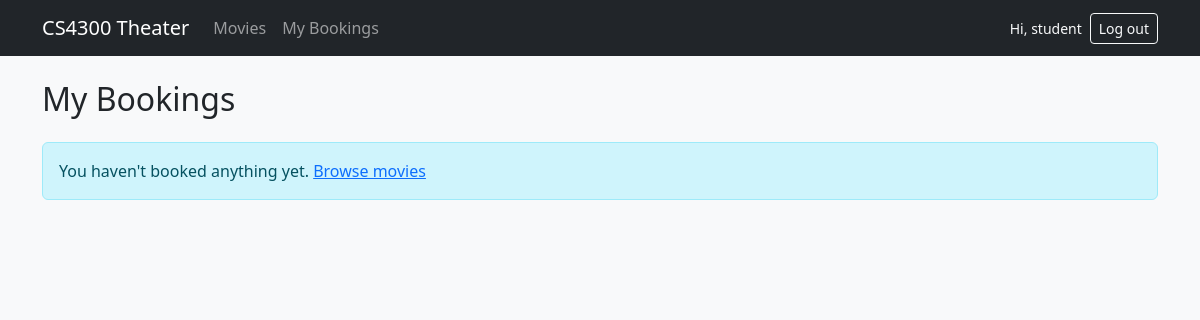
Before: /history/ (signed in) with the older database file.
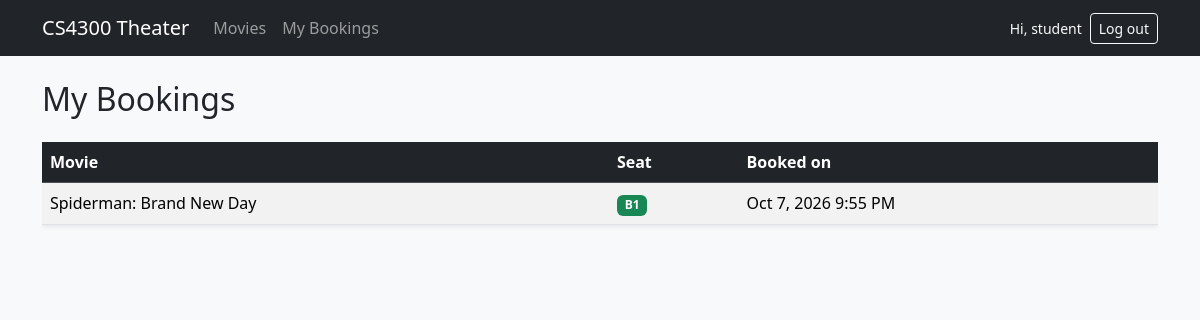
After: the same page with the newer database file.
### bookings/models.py (models this page shows, shortened)
class Booking(models.Model):
    movie = models.ForeignKey(Movie, on_delete=models.CASCADE, related_name="bookings")
    seat = models.OneToOneField(Seat, on_delete=models.CASCADE, related_name="booking")
    user = models.ForeignKey(User, on_delete=models.CASCADE, related_name="bookings")
    booking_date = models.DateTimeField(auto_now_add=True)
    class Meta:
        ordering = ["-booking_date"]

class Movie(models.Model):
    title = models.CharField(max_length=200)
    description = models.TextField()
    release_date = models.DateField()
    duration = models.PositiveIntegerField(help_text="Length in minutes")

class Seat(models.Model):
    movie = models.ForeignKey(Movie, on_delete=models.CASCADE, related_name="seats")
    seat_number = models.CharField(max_length=10)   # e.g. "A1"
    is_booked = models.BooleanField(default=False)
    class Meta:
        unique_together = ("movie", "seat_number")
        ordering = ["seat_number"]

### bookings/views.py (the view)
# urls.py: path("history/", views.booking_history, name="booking_history"),
@login_required
def booking_history(request):
    bookings = (Booking.objects.filter(user=request.user)
                .select_related("movie", "seat"))
    return render(request, "bookings/booking_history.html", {"bookings": bookings})

### bookings/templates/bookings/booking_history.html (shortened to what this page needs)
{% extends 'bookings/base.html' %}
{% block content %}
<h2 class="mb-4">My Bookings</h2>
{% if bookings %}
  <div class="table-responsive">
    <table class="table table-striped table-hover bg-white shadow-sm">
      <thead class="table-dark">
        <tr><th>Movie</th><th>Seat</th><th>Booked on</th></tr>
      </thead>
      <tbody>
        {% for booking in bookings %}
          <tr>
            <td>{{ booking.movie.title }}</td>
            <td><span class="badge bg-success">{{ booking.seat.seat_number }}</span></td>
            <td>{{ booking.booking_date|date:"M j, Y g:i A" }}</td>
          </tr>
        {% endfor %}
      </tbody>
    </table>
  </div>
{% else %}
  <div class="alert alert-info">
    You haven't booked anything yet. <a href="{% url 'movie_list' %}">Browse movies</a>
  </div>
{% endif %}
{% endblock %}

Changed rows visible on the page:
added Booking: movie "Spiderman: Brand New Day", seat.seat_number "B1", booking_date "Oct 7, 2026 9:55 PM"
Other visible differences:
text no longer shown: "You haven't booked anything yet. Browse movies"
text now shown: "Movie Seat Booked on"
